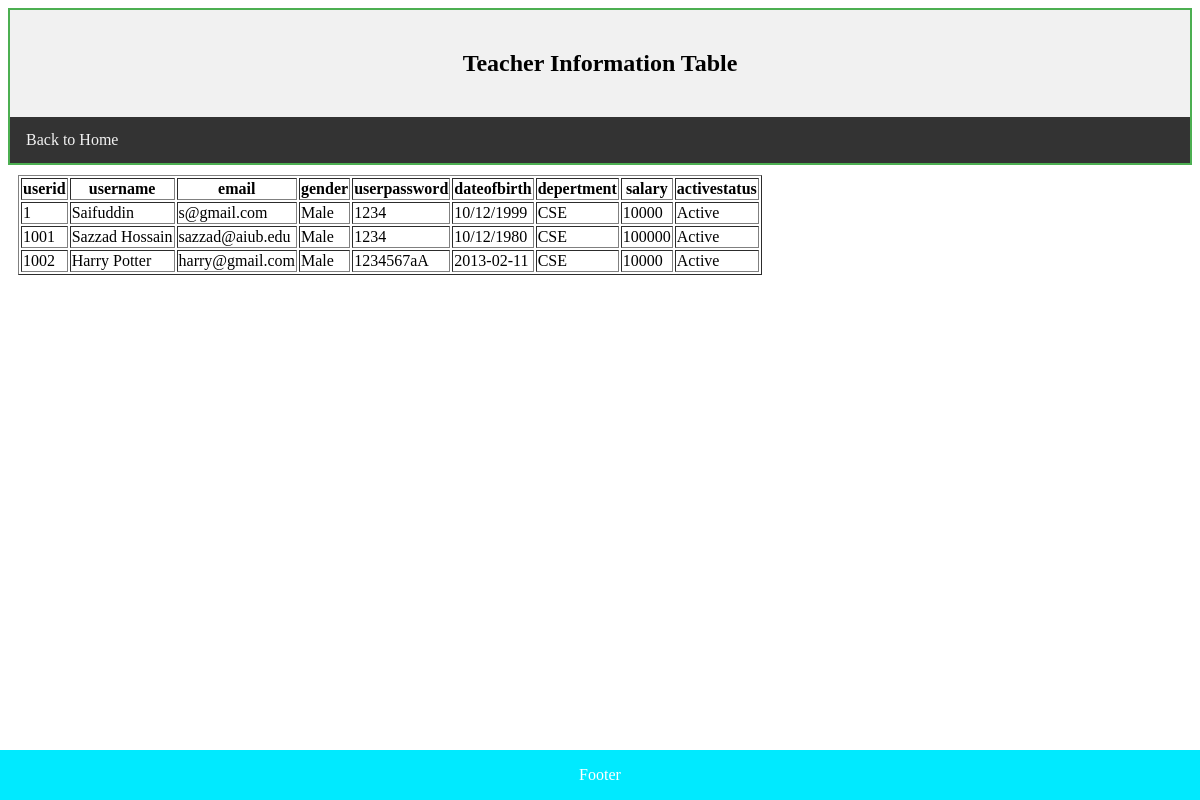
Page /FinalTermProject/Ariful/view/teacher.php on the committed database.
### tables this page shows
CREATE TABLE `faculty` (
  `userid` varchar(30) NOT NULL,
  `username` varchar(30) NOT NULL,
  `email` varchar(30) NOT NULL,
  `gender` varchar(30) NOT NULL,
  `userpassword` varchar(30) NOT NULL,
  `dateofbirth` varchar(30) NOT NULL,
  `depertment` varchar(30) NOT NULL,
  `salary` int(6) NOT NULL,
  `activestatus` varchar(30) NOT NULL
);

### FinalTermProject/Ariful/session/tdb.php (called while the page is built, shortened)
<?php
class tdb{
    function ShowAll($conn,$table){
        $result = $conn->query("SELECT * FROM  $table");
        return $result; }
    }
?>

### FinalTermProject/Ariful/view/teacher.php (the view)
<!DOCTYPE html>
<html>
<body>
<link rel="stylesheet" type="text/css" href="../css/mystyle.css">
<div class="sticky">
<div class="header">
<h2>Teacher Information Table</h2>
</div>
<div class="topnav">
<a href="Home.php">Back to Home</a><br>
</div>
</div>
<div class="column">
<?php
include('../session/tdb.php');
$connection = new tdb();
$conn=$connection->OpenCon();
$userQuery=$connection->ShowAll($conn,"faculty");
echo "<table border='1'>
<tr>
<th>userid</th>
<th>username</th>
<th>email</th>
<th>gender</th>
<th>userpassword</th>
<th>dateofbirth</th>
<th>depertment</th>
<th>salary</th>
<th>activestatus</th>
</tr>";
if($userQuery->num_rows > 0){
    while($row=$userQuery->fetch_assoc())
    {
    echo "<tr>";
    echo "<td>" . $row['userid'] . "</td>";
    echo "<td>" . $row['username'] . "</td>";
    echo "<td>" . $row['email'] . "</td>";
    echo "<td>" . $row['gender'] . "</td>";
    echo "<td>" . $row['userpassword'] . "</td>";
    echo "<td>" . $row['dateofbirth'] . "</td>";
    echo "<td>" . $row['depertment'] . "</td>";
    echo "<td>" . $row['salary'] . "</td>";
    echo "<td>" . $row['activestatus'] . "</td>";
    echo "</tr>";
    }
    echo "</table>";
    } ?>
<div class="footer">
<p>Footer</p>
</div>
</body>
</html>

### FinalTermProject/Ariful/css/mystyle.css (style rules this page uses)
.header { background-color: #F1F1F1; text-align: center; padding: 20px; }
.topnav { overflow: hidden; background-color: #333; }
.topnav a { float: left; display: block; color: #f2f2f2; text-align: center; padding: 14px 16px; text-decoration: none; }
div.sticky { position: sticky; top: 0; padding: 0; background-color: #1e8000; border: 2px solid #4caf51; }
.column { float: left; padding: 10px; }
.footer { position: fixed; left: 0; bottom: 0; width: 100%; background-color: rgb(0, 234, 255); color: white; text-align: center; }

### rows in the picture
faculty: userid "1", username "Saifuddin", email "s@gmail.com", gender "Male", userpassword "1234", dateofbirth "10/12/1999", depertment "CSE", salary "10000", activestatus "Active"
faculty: userid "1001", username "Sazzad Hossain", email "sazzad@aiub.edu", gender "Male", userpassword "1234", dateofbirth "10/12/1980", depertment "CSE", salary "100000", activestatus "Active"
faculty: userid "1002", username "Harry Potter", email "harry@gmail.com", gender "Male", userpassword "1234567aA", dateofbirth "2013-02-11", depertment "CSE", salary "10000", activestatus "Active"
